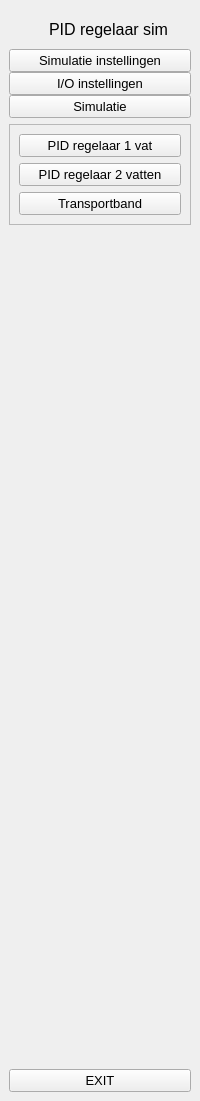
     <widget class="QWidget" name="fullMenuWidget" native="true">
      <layout class="QGridLayout" name="gridLayout_4">
       <property name="leftMargin">
        <number>9</number>
       </property>
       <property name="topMargin">
        <number>9</number>
       </property>
       <property name="rightMargin">
        <number>9</number>
       </property>
       <property name="bottomMargin">
        <number>9</number>
       </property>
       <item row="2" column="0">
        <widget class="QFrame" name="SimulatieOptiesFrame">
         <property name="frameShape">
          <enum>QFrame::StyledPanel</enum>
         </property>
         <property name="frameShadow">
          <enum>QFrame::Raised</enum>
         </property>
         <layout class="QGridLayout" name="gridLayout_2">
          <item row="0" column="0">
           <layout class="QVBoxLayout" name="verticalLayout_6">
            <item>
             <widget class="QPushButton" name="pushButton_1Vat">
              <property name="font">
               <font>
                <pointsize>10</pointsize>
               </font>
              </property>
              <property name="text">
               <string>PID regelaar 1 vat</string>
              </property>
              <property name="icon">
               <iconset resource="Resource.qrc">
                <normaloff>:/Icon/icon/play-6-32.ico</normaloff>
                <normalon>:/Icon/icon/play-6-32 blauw.ico</normalon>:/Icon/icon/play-6-32.ico</iconset>
              </property>
              <property name="iconSize">
               <size>
                <width>20</width>
                <height>20</height>
               </size>
              </property>
              <property name="checkable">
               <bool>true</bool>
              </property>
              <property name="autoExclusive">
               <bool>false</bool>
              </property>
             </widget>
            </item>
            <item>
             <widget class="QPushButton" name="pushButton_2Vatten">
              <property name="font">
               <font>
                <pointsize>10</pointsize>
               </font>
              </property>
              <property name="text">
               <string>PID regelaar 2 vatten</string>
              </property>
              <property name="icon">
               <iconset resource="Resource.qrc">
                <normaloff>:/Icon/icon/play-6-32.ico</normaloff>
                <normalon>:/Icon/icon/play-6-32 blauw.ico</normalon>:/Icon/icon/play-6-32.ico</iconset>
              </property>
              <property name="iconSize">
               <size>
                <width>20</width>
                <height>20</height>
               </size>
              </property>
              <property name="checkable">
               <bool>true</bool>
              </property>
              <property name="autoExclusive">
               <bool>false</bool>
              </property>
             </widget>
            </item>
            <item>
             <widget class="QPushButton" name="pushButton_transportband">
              <property name="font">
               <font>
                <pointsize>10</pointsize>
               </font>
              </property>
              <property name="text">
               <string>Transportband</string>
              </property>
              <property name="icon">
               <iconset resource="Resource.qrc">
                <normaloff>:/Icon/icon/play-6-32.ico</normaloff>
                <normalon>:/Icon/icon/play-6-32 blauw.ico</normalon>:/Icon/icon/play-6-32.ico</iconset>
              </property>
              <property name="iconSize">
               <size>
                <width>20</width>
                <height>20</height>
               </size>
              </property>
              <property name="checkable">
               <bool>true</bool>
              </property>
              <property name="autoExclusive">
               <bool>false</bool>
              </property>
             </widget>
            </item>
           </layout>
          </item>
         </layout>
        </widget>
       </item>
       <item row="4" column="0">
        <widget class="QPushButton" name="pushButton_exit2">
         <property name="font">
          <font>
           <pointsize>10</pointsize>
          </font>
         </property>
         <property name="text">
          <string>EXIT</string>
         </property>
         <property name="icon">
          <iconset resource="Resource.qrc">
           <normaloff>:/Icon/icon/close-window-64.ico</normaloff>
           <normalon>:/Icon/icon/close-window-64 blauw.ico</normalon>:/Icon/icon/close-window-64.ico</iconset>
         </property>
         <property name="iconSize">
          <size>
           <width>20</width>
           <height>20</height>
          </size>
         </property>
         <property name="checkable">
          <bool>false</bool>
         </property>
         <property name="autoExclusive">
          <bool>false</bool>
         </property>
        </widget>
       </item>
       <item row="3" column="0">
        <spacer name="verticalSpacer_2">
         <property name="orientation">
          <enum>Qt::Vertical</enum>
         </property>
         <property name="sizeHint" stdset="0">
          <size>
           <width>20</width>
           <height>838</height>
          </size>
         </property>
        </spacer>
       </item>
       <item row="0" column="0">
        <layout class="QVBoxLayout" name="verticalLayout_2">
         <property name="spacing">
          <number>0</number>
         </property>
         <item>
          <layout class="QHBoxLayout" name="horizontalLayout_5">
           <item>
            <widget class="QLabel" name="logo2">
             <property name="minimumSize">
              <size>
               <width>40</width>
               <height>40</height>
              </size>
             </property>
             <property name="maximumSize">
              <size>
               <width>40</width>
               <height>40</height>
              </size>
             </property>
             <property name="text">
              <string/>
             </property>
             <property name="pixmap">
              <pixmap>icon/simulation.png</pixmap>
             </property>
             <property name="scaledContents">
              <bool>true</bool>
             </property>
            </widget>
           </item>
           <item>
            <widget class="QLabel" name="logoText">
             <property name="font">
              <font>
               <pointsize>12</pointsize>
              </font>
             </property>
             <property name="text">
              <string>PID regelaar sim</string>
             </property>
            </widget>
           </item>
          </layout>
         </item>
         <item>
          <widget class="QPushButton" name="pushButton_settingsPage2">
           <property name="font">
            <font>
             <pointsize>10</pointsize>
            </font>
           </property>
           <property name="text">
            <string>Simulatie instellingen</string>
           </property>
           <property name="icon">
            <iconset resource="Resource.qrc">
             <normaloff>:/Icon/icon/settings-5-32.ico</normaloff>
             <normalon>:/Icon/icon/settings-5-32 blauw.ico</normalon>:/Icon/icon/settings-5-32.ico</iconset>
           </property>
           <property name="iconSize">
            <size>
             <width>20</width>
             <height>20</height>
            </size>
           </property>
           <property name="checkable">
            <bool>true</bool>
           </property>
           <property name="autoExclusive">
            <bool>true</bool>
           </property>
          </widget>
         </item>
         <item>
          <widget class="QPushButton" name="pushButton_IOPage2">
           <property name="font">
            <font>
             <pointsize>10</pointsize>
            </font>
           </property>
           <property name="text">
            <string>I/O instellingen</string>
           </property>
           <property name="icon">
            <iconset resource="Resource.qrc">
             <normaloff>:/Icon/icon/settings-12-32.ico</normaloff>
             <normalon>:/Icon/icon/settings-12-32 blauw.ico</normalon>:/Icon/icon/settings-12-32.ico</iconset>
           </property>
           <property name="iconSize">
            <size>
             <width>20</width>
             <height>20</height>
            </size>
           </property>
           <property name="checkable">
            <bool>true</bool>
           </property>
           <property name="autoExclusive">
            <bool>true</bool>
           </property>
          </widget>
         </item>
         <item>
          <widget class="QPushButton" name="pushButton_simPage2">
           <property name="font">
            <font>
             <pointsize>10</pointsize>
            </font>
           </property>
           <property name="text">
            <string>Simulatie</string>
           </property>
           <property name="icon">
            <iconset resource="Resource.qrc">
             <normaloff>:/Icon/icon/play-6-32.ico</normaloff>
             <normalon>:/Icon/icon/play-6-32 blauw.ico</normalon>:/Icon/icon/play-6-32.ico</iconset>
           </property>
           <property name="iconSize">
            <size>
             <width>20</width>
             <height>20</height>
            </size>
           </property>
           <property name="checkable">
            <bool>true</bool>
           </property>
           <property name="autoExclusive">
            <bool>false</bool>
           </property>
          </widget>
         </item>
        </layout>
       </item>
      </layout>
     </widget>
